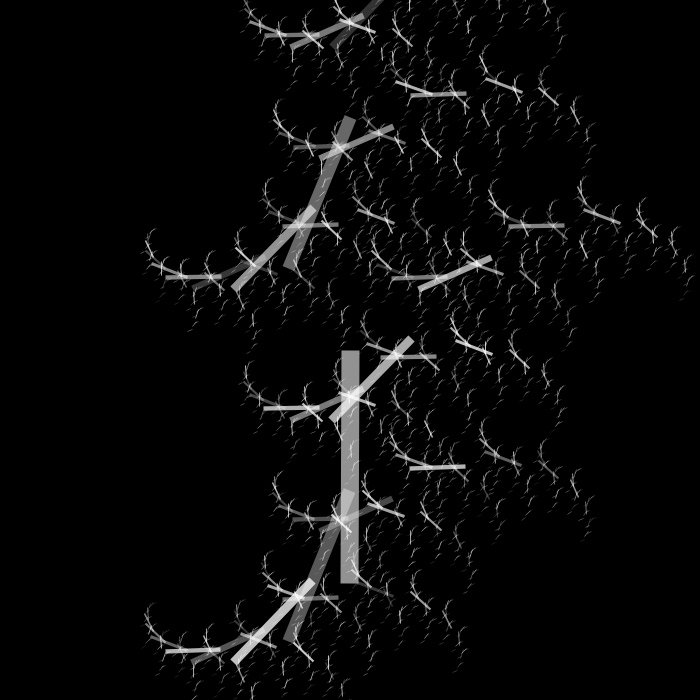
Frame 1 (no input)
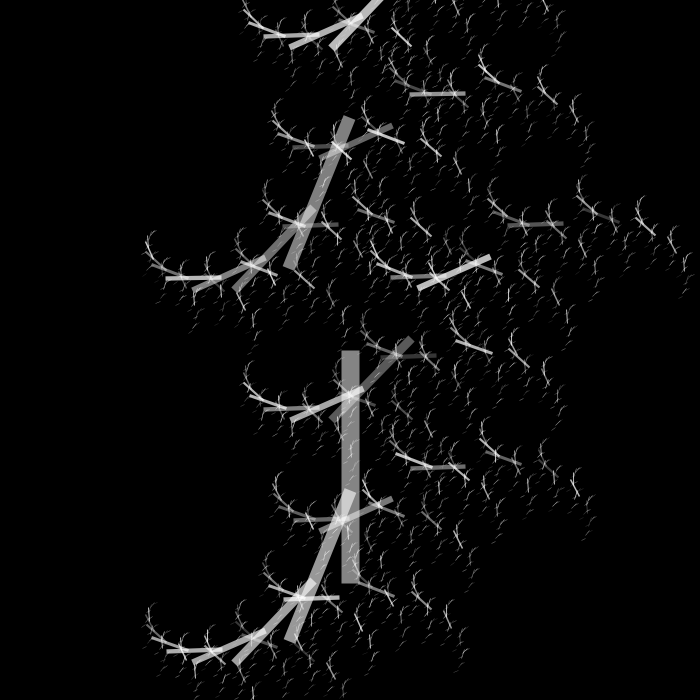
Frame 60 (the mouse pressed at the canvas centre just before this capture)
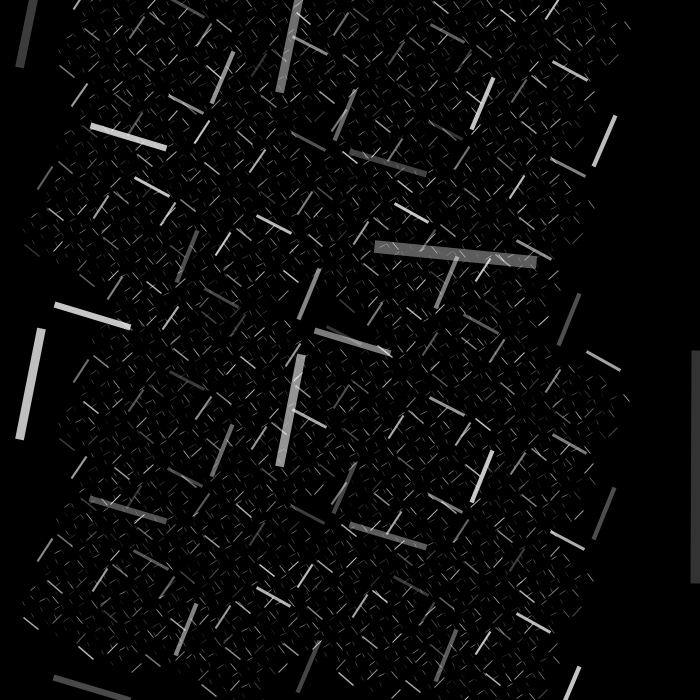
Frame 120 (the mouse held since frame 60 and released just before this capture)

The Processing sketch that drew these frames (run headless with seeded random() and noise(); from frame 60 on, the mouse is pressed at the canvas centre):

// Processing sketch: processing_8008
// ── processing_8008.pde

//Thanks to Alasdair Turner for recursion reference

float b;

void setup() { 

  size(700, 700); 
  smooth(); 
  strokeCap(SQUARE);

} 

void draw() {

  background(0);  
  strokeWeight(18); 
  map(mouseX, 0, width, 0, PI/20);
  translate(width/2, height/2); 
  element(0); 
  println(mouseX);

} 

void element(int recursion) {
  
  if (recursion < 12) { 
    stroke(255, random(50, 200));
    b++;
    float a = sin(b);
    rotate(a/2000 * PI);
    line(0 + mouseX, 0, 0 + mouseX, height/3); 
    pushMatrix(); 
    translate(0, height/5); 
    rotate(noise(-PI/4, PI/4) + mouseX); 
    scale(0.7); 
    element(recursion + 1); 
    popMatrix(); 
    pushMatrix(); 
    translate(0, -height/3); 
    rotate(noise(-PI/4, PI/4) + mouseX); 
    scale(0.7); 
    element(recursion + 1); 
    popMatrix(); 
  }
  
}
